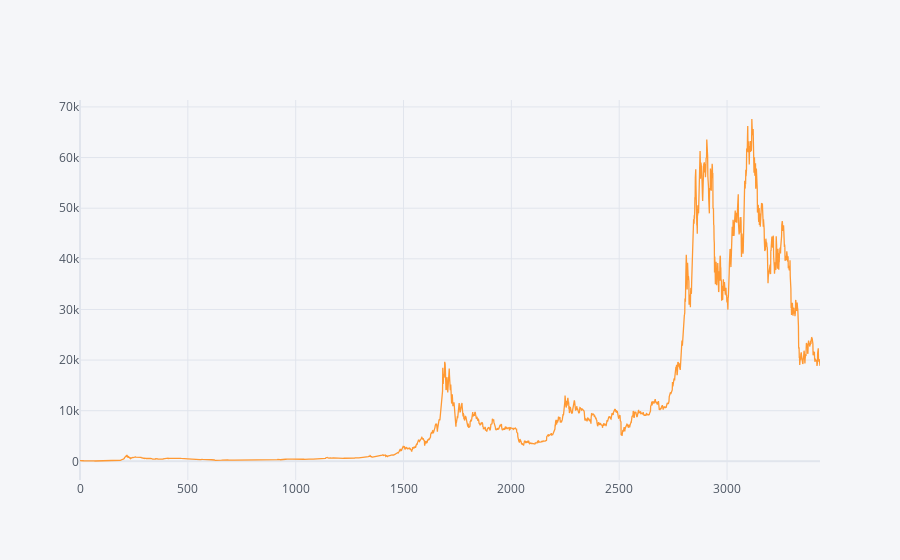

Here is the notebook cell this chart was saved with:
### Code cell
df['y'].iplot();

### Figure 1 — Plotly figure (JSON) as saved in the notebook; plotly's stock layout.template omitted (floating-point values rounded to 4 significant figures; data arrays with more than 128 entries replaced by an {"elided": "..."} marker saying what was removed)
{"data": [{"line": {"color": "rgba(255, 153, 51, 1.0)", "dash": "solid", "shape": "linear", "width": 1.3}, "mode": "lines", "name": "y", "text": "", "type": "scatter", "x": {"elided": "3432 int values"}, "y": {"elided": "3432 float values"}}], "layout": {"legend": {"bgcolor": "#F5F6F9", "font": {"color": "#4D5663"}}, "paper_bgcolor": "#F5F6F9", "plot_bgcolor": "#F5F6F9", "title": {"font": {"color": "#4D5663"}}, "xaxis": {"gridcolor": "#E1E5ED", "showgrid": true, "tickfont": {"color": "#4D5663"}, "title": {"font": {"color": "#4D5663"}, "text": ""}, "zerolinecolor": "#E1E5ED"}, "yaxis": {"gridcolor": "#E1E5ED", "showgrid": true, "tickfont": {"color": "#4D5663"}, "title": {"font": {"color": "#4D5663"}, "text": ""}, "zerolinecolor": "#E1E5ED"}}}
